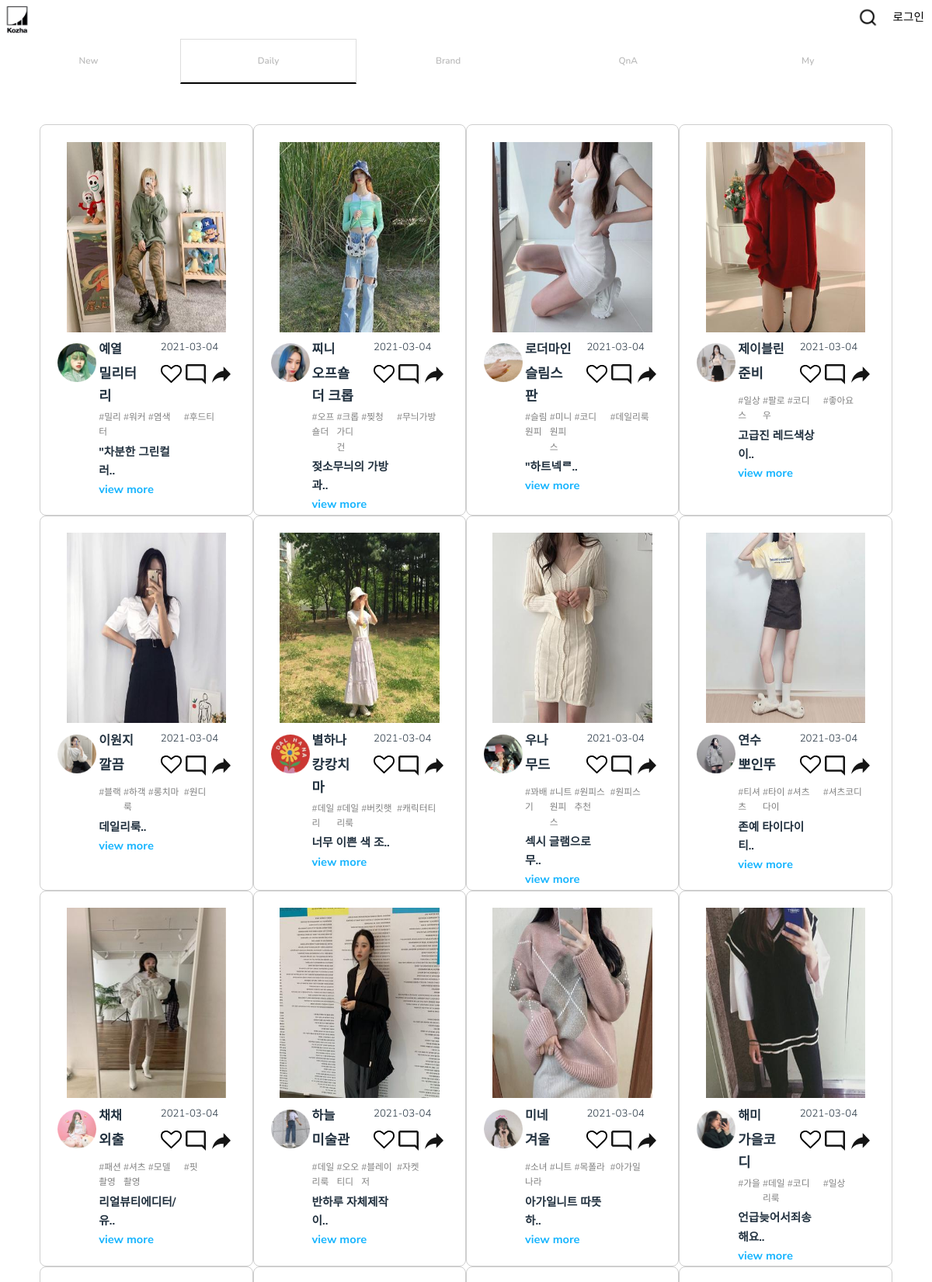
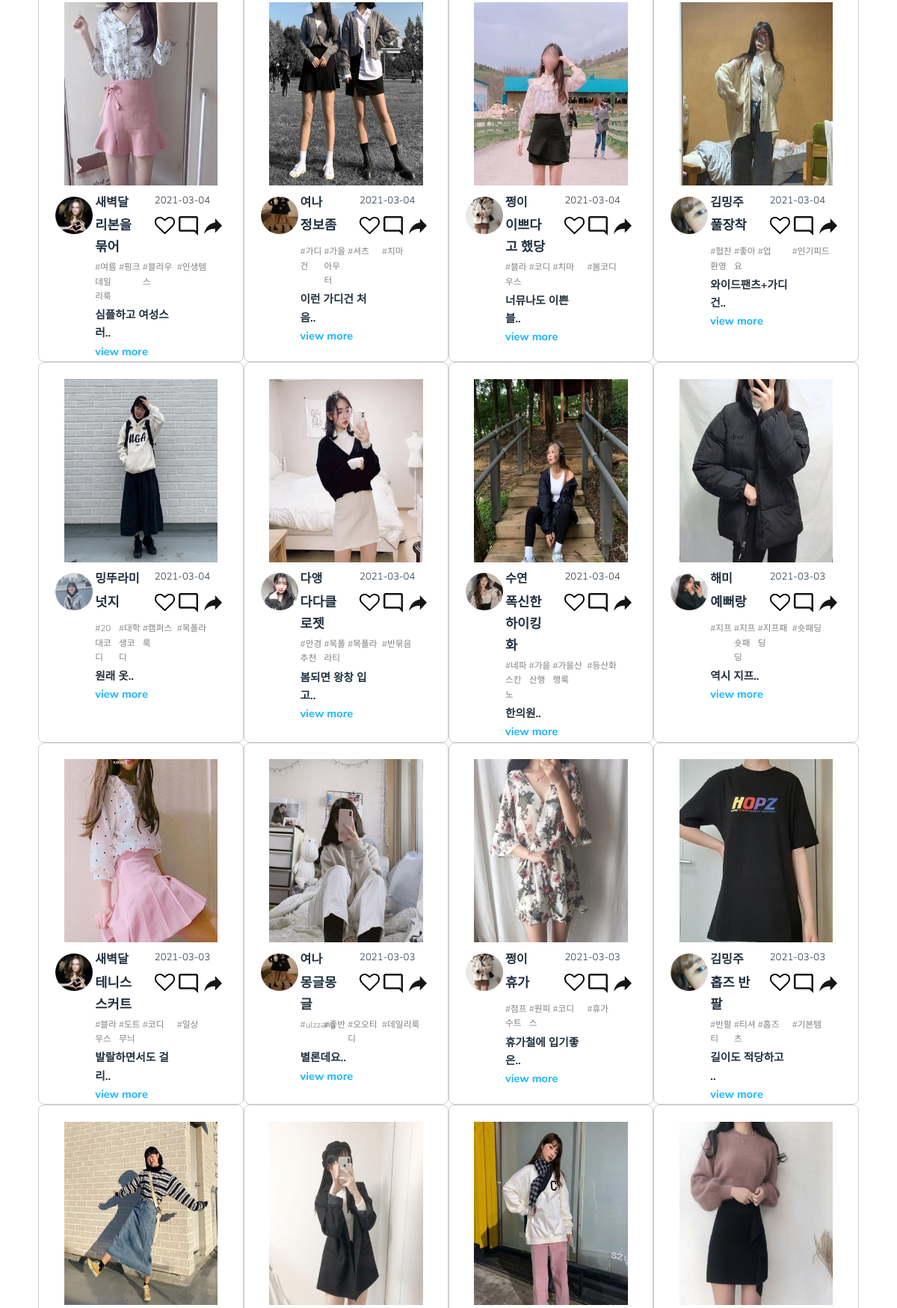
The app's page /daily (upper part) with its own data (2 pictures, top to bottom).
### kozha/models.py (models this page shows, shortened)
class Post(db.Model):
    id = db.Column(db.Integer, primary_key=True)
    title = db.Column(db.String(100), nullable=False)
    date_posted = db.Column(db.DateTime, nullable=False, default=datetime.utcnow())
    content = db.Column(db.Text, nullable=False)
    style = db.Column(db.String(30), nullable=False, default='베이직')
    tags = db.relationship('Hashtag', secondary=tags, backref=db.backref('tagging', lazy='dynamic'))
    content_img = db.Column(db.String(20), nullable=False, default='dummy_post.jpg')
    user_id = db.Column(db.Integer, db.ForeignKey('user.id'), nullable=False)

class User(db.Model, UserMixin):
    id = db.Column(db.Integer, primary_key=True)
    username = db.Column(db.String(20), unique=True, nullable=False)
    email = db.Column(db.String(120), unique=True, nullable=False)
    image_file = db.Column(db.String(20), nullable = False, default='dummy.jpg')
    password = db.Column(db.String(60), nullable=False)
    style = db.Column(db.String(30), nullable=False, default='베이직')
    posts = db.relationship('Post', backref='author', lazy=True)
    profile = db.Column(db.Text(), default='User Profile')

class Hashtag(db.Model):
    id = db.Column(db.Integer, primary_key=True)
    tagname = db.Column(db.String(20), nullable = False)

### kozha/routes.py (the view)
@app.route("/daily", methods=['GET','POST'])
def daily():
    if current_user.is_authenticated:
        posts = Post.query.filter_by(style=current_user.style).all()
        posts = reversed(posts)
    else:
        posts=Post.query.all()
        posts=reversed(posts)
    return render_template('daily.html', title='Daily', posts=posts)

### kozha/templates/daily.html (shortened to what this page needs)
{% extends "layout.html" %}
{% block content %}
<section id="galleries">
	<div class="gallery">
		<div class="content">
			{% for post in posts %}
			<div class="media">
				<a class="a-main-img" href="{{ url_for('post', post_id=post.id) }}">
					<img class="main-img" src="{{ url_for('static', filename='update_pics/'+post.content_img) }}" alt=""
						title="This right here is a caption." />
				</a>
				<div class="user_information">
					<div class="box1"><img
							src="{{ url_for('static', filename = 'profile_pics/' + post.author.image_file) }}"></div>
					<div class="box2">{{ post.author.username }}</div>
					<div class="box3">{{ post.date_posted.strftime('%Y-%m-%d') }}</div>
					<div class="box4">
						<div class="b1">
							<div class="like-heart-btn">
							</div>
						</div>
					</div>
					<div class="box5"><img src="{{ url_for('static', filename='images/comment_button.png') }}"></div>
					<div class="box6"><img src="{{ url_for('static', filename='images/share_button.png') }}"></div>
					<div class="box7">{{ post.title }}</div>
					<div class="box9">{{ post.tags[0].tagname }}</div>
					<div class="box10">{{ post.tags[1].tagname }}</div>
					<div class="box15">{{ post.tags[2].tagname }}</div>
					<div class="box16">{{ post.tags[3].tagname }}</div>
					<div class="box11">{{ post.content[:9] }}..<a href="{{ url_for('post', post_id = post.id) }}">view
							more</a></div>
					<div class="box12"></div>
				</div>
			</div>
			{% endfor %}
		</div>
	</div>
</section>
</section>
{% endblock content %}

### kozha/static/css/main.css (style rules this page uses)
html, body, div, span, applet, object, iframe, h1, h2, h3, h4, h5, h6, p, blockquote, pre, a, abbr, acronym, address, big, cite, code, del, dfn, em, img, ins, kbd, q, s, samp, small, strike, strong, sub, sup, tt, var, b, u, i, center, dl, dt, dd, ol, ul, li, fieldset, form, label, legend, table, caption, tbody, tfoot, thead, tr, th, td, article, aside, canvas, details, embed, figure, figcaption, footer, header, hgroup, menu, nav, output, ruby, section, summary, time, mark, audio, video { margin: 0; padding: 0; border: 0; font-size: 100%; font: inherit; vertical-align: baseline; }
article, aside, details, figcaption, figure, footer, header, hgroup, menu, nav, section { display: block; }
body { line-height: 1; }
body { -webkit-text-size-adjust: none; }
*, *:before, *:after { -moz-box-sizing: border-box; -webkit-box-sizing: border-box; box-sizing: border-box; }
body { -ms-overflow-style: scrollbar; }
body { background: #fff; }
body { background-color: #fff; color: #22313f; }
body, input, select, textarea { font-family: "Nunito Sans", Arial, Helvetica, sans-serif; font-size: 13pt; font-weight: 300; line-height: 1.65; }
@media screen and (max-width: 1680px) { body, input, select, textarea { font-size: 11pt; } }
@media screen and (max-width: 1280px) { body, input, select, textarea { font-size: 11pt; } }
a { text-decoration: none; color: #19b5fe; }
.gallery { padding: 3.5em; position: relative; overflow: hidden; min-height: 37em; background-color: #fff; }
.gallery .content { display: -ms-flexbox; display: -moz-flex; display: -webkit-flex; display: -ms-flex; display: flex; -moz-flex-wrap: wrap; -webkit-flex-wrap: wrap; -ms-flex-wrap: wrap; flex-wrap: wrap; -moz-justify-content: -moz-flex-start; -webkit-justify-content: -webkit-flex-start; -ms-justify-content: -ms-flex-start; justify-content: flex-start; }
.gallery .content .media { -moz-animation: gallery 0.75s ease-out 0.4s forwards; -webkit-animation: gallery 0.75s ease-out 0.4s forwards; -ms-animation: gallery 0.75s ease-out 0.4s forwards; animation: gallery 0.75s ease-out 0.4s forwards; margin-bottom: 0; overflow: hidden; opacity: 0; position: relative; width: 25%; }
.gallery .content .media a { display: block; }
.gallery .content .media img { -moz-transition: -moz-transform 0.2s ease-in-out; -webkit-transition: -webkit-transform 0.2s ease-in-out; -ms-transition: -ms-transform 0.2s ease-in-out; transition: transform 0.2s ease-in-out; }
.media { padding: 3%; border: 1px solid #cecece; padding-bottom: 1px; margin: 0%; background-color: #fff; }
.media img { object-position: cover; }
.media .a-main-img { text-align: center; margin-bottom: 2%; }
@media (min-width: 525px) { .media .a-main-img { height: 250px; } }
.media .a-main-img .main-img { width: 90%; height: 98%; }
.media .user_information { display: grid; grid-template-columns: 1.5fr repeat(8, 1fr); grid-template-rows: 4fr; grid-gap: 3px; }
.user_information .box1 { grid-column: 1; grid-row: 1/5; }
.user_information .box1 img { margin-top: 10%; width: 50px; height: 50px; min-height: 30px; min-width: 30px; }
.user_information .box2 { grid-column: 2/6; grid-row: 1/2; font-weight: bold; font-size: 110%; }
.user_information .box3 { grid-column: 7/11; grid-row: 1/2; font-size: 90%; }
.user_information .box4 { grid-column: 7; grid-row: 2/2; text-align: center; }
.user_information .box5 { grid-column: 8; grid-row: 2/2; text-align: center; }
.user_information .box6 { grid-column: 9; grid-row: 2/2; }
.user_information .box7 { grid-column: 2/6; grid-row: 2/2; font-weight: bold; font-size: 120%; }
.user_information .box9 { grid-column: 2/4; grid-row: 3/3; color: gray; font-size: 80%; }
.user_information .box10 { grid-column: 4/6; grid-row: 3/3; color: gray; font-size: 80%; }
.user_information .box15 { grid-column: 6/8; grid-row: 3/3; color: gray; font-size: 80%; }
.user_information .box16 { grid-column: 8/10; grid-row: 3/3; color: gray; font-size: 80%; }
.user_information .box11 { grid-column: 2/8; grid-row: 4/4; font-weight: bold; font-size: 100%; }
.user_information .box12 { grid-column: 6/9; grid-row: 4/4; color: gray; font-size: 70%; text-align: right; }
.b1 { width: 100%; height: 100%; }
.like-heart-btn { display: inline-block; font-size: 0; }
.like-heart { cursor: pointer; padding-bottom: 20%; transition: all 0.3s; transform-origin: center; }
@media screen and (min-width: 1100px) { .like-heart { width: 27px; } }
.box11 a { text-align: left; }
.media { border-radius: 8px; padding: 2%; padding-bottom: 1px; }

### records on screen
Post: content_img (picture), image_file (picture), author.username "예열", date_posted "2021-03-04", title "밀리터리", tagname "#밀리터", tagname "#워커", tagname "#염색", tagname "#후드티", content "\"차분한 그린컬러"
Post: content_img (picture), image_file (picture), author.username "찌니", date_posted "2021-03-04", title "오프숄더 크롭", tagname "#오프숄더", tagname "#크롭가디건", tagname "#찢청", tagname "#무늬가방", content "젖소무늬의 가방과"
Post: content_img (picture), image_file (picture), author.username "로더마인", date_posted "2021-03-04", title "슬림스판", tagname "#슬림원피", tagname "#미니원피스", tagname "#코디", tagname "#데일리룩", content "\"하트넥ᄅ"
Post: content_img (picture), image_file (picture), author.username "제이블린", date_posted "2021-03-04", title "준비", tagname "#일상스", tagname "#팔로우", tagname "#코디", tagname "#좋아요", content "고급진 레드색상이"
Post: content_img (picture), image_file (picture), author.username "이원지", date_posted "2021-03-04", title "깔끔", tagname "#블랙", tagname "#하객룩", tagname "#롱치마", tagname "#원디", content "데일리룩"
Post: content_img (picture), image_file (picture), author.username "별하나", date_posted "2021-03-04", title "캉캉치마", tagname "#데일리", tagname "#데일리룩", tagname "#버킷햇", tagname "#캐릭터티", content "너무 이쁜 색 조"
Post: content_img (picture), image_file (picture), author.username "우나", date_posted "2021-03-04", title "무드", tagname "#꽈배기", tagname "#니트원피스", tagname "#원피스추천", tagname "#원피스", content "섹시 글램으로 무"
Post: content_img (picture), image_file (picture), author.username "연수", date_posted "2021-03-04", title "뽀인뚜", tagname "#티셔츠", tagname "#타이다이", tagname "#셔츠", tagname "#셔츠코디", content "존예 타이다이 티"
Post: content_img (picture), image_file (picture), author.username "채채", date_posted "2021-03-04", title "외출", tagname "#패션촬영", tagname "#셔츠촬영", tagname "#모델", tagname "#핏", content "리얼뷰티에디터/유"
Post: content_img (picture), image_file (picture), author.username "하늘", date_posted "2021-03-04", title "미술관", tagname "#데일리룩", tagname "#오오티디", tagname "#블레이저", tagname "#자켓", content "반하루 자체제작이"
Post: content_img (picture), image_file (picture), author.username "미네", date_posted "2021-03-04", title "겨울", tagname "#소녀나라", tagname "#니트", tagname "#목폴라", tagname "#아가일", content "아가일니트 따뜻하"
Post: content_img (picture), image_file (picture), author.username "해미", date_posted "2021-03-04", title "가을코디", tagname "#가을", tagname "#데일리룩", tagname "#코디", tagname "#일상", content "언급늦어서죄송해요"
Post: content_img (picture), image_file (picture), author.username "새벽달", date_posted "2021-03-04", title "리본을 묶어", tagname "#여름데일리룩", tagname "#핑크", tagname "#블라우스", tagname "#인생템", content "심플하고 여성스러"
Post: content_img (picture), image_file (picture), author.username "여나", date_posted "2021-03-04", title "정보좀", tagname "#가디건", tagname "#가을아우터", tagname "#셔츠", tagname "#치마", content "이런 가디건 처음"
Post: content_img (picture), image_file (picture), author.username "쩡이", date_posted "2021-03-04", title "이쁘다고 했당", tagname "#블라우스", tagname "#코디", tagname "#치마", tagname "#봄코디", content "너뮤나도 이쁜 블"
Post: content_img (picture), image_file (picture), author.username "김밍주", date_posted "2021-03-04", title "풀장착", tagname "#협찬환영", tagname "#좋아요", tagname "#업", tagname "#인기피드", content "와이드팬츠+가디건"
Post: content_img (picture), image_file (picture), author.username "밍뚜라미", date_posted "2021-03-04", title "넛지", tagname "#20대코디", tagname "#대학생코디", tagname "#캠퍼스룩", tagname "#목폴라", content "원래 옷"
Post: content_img (picture), image_file (picture), author.username "다앵", date_posted "2021-03-04", title "다다클로젯", tagname "#안경추천", tagname "#목폴라티", tagname "#목폴라", tagname "#반묶음", content "봄되면 왕창 입고"
Post: content_img (picture), image_file (picture), author.username "수연", date_posted "2021-03-04", title "폭신한 하이킹화", tagname "#네파스칸노", tagname "#가을산행", tagname "#가을산행룩", tagname "#등산화", content "한의원"
Post: content_img (picture), image_file (picture), author.username "해미", date_posted "2021-03-03", title "예뻐랑", tagname "#지프", tagname "#지프숏패딩", tagname "#지프패딩", tagname "#숏패딩", content "역시 지프"
Post: content_img (picture), image_file (picture), author.username "새벽달", date_posted "2021-03-03", title "테니스 스커트", tagname "#블라우스", tagname "#도트무늬", tagname "#코디", tagname "#일상", content "발랄하면서도 걸리"
Post: content_img (picture), image_file (picture), author.username "여나", date_posted "2021-03-03", title "몽글몽글", tagname "#ulzzang", tagname "#좋반", tagname "#오오티디", tagname "#데일리룩", content "별론데요"
Post: content_img (picture), image_file (picture), author.username "쩡이", date_posted "2021-03-03", title "휴가", tagname "#점프수트", tagname "#원피스", tagname "#코디", tagname "#휴가", content "휴가철에 입기좋은"
Post: content_img (picture), image_file (picture), author.username "김밍주", date_posted "2021-03-03", title "홉즈 반팔", tagname "#반팔티", tagname "#티셔츠", tagname "#홉즈", tagname "#기본템", content "길이도 적당하고"
Post: content_img (picture)
Post: content_img (picture)
Post: content_img (picture)
Post: content_img (picture)
